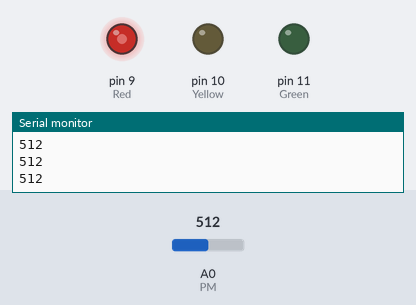
Recording of a sketch running on a simulated Arduino Uno, built with avr-gcc and run on an emulated ATmega328P. On the bench: output pins drawn as LEDs (lit = HIGH), the last lines printed to the serial monitor. The test bench sets the inputs (shaded band); at power-on: A0 (PM) = 512.

Above: at 1.3 s.
1.4 s: A0 (PM) set to 710
At 2.6 s:
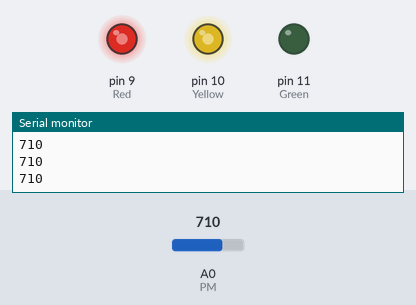
3.5 s: A0 (PM) set to 690
At 5.2 s:
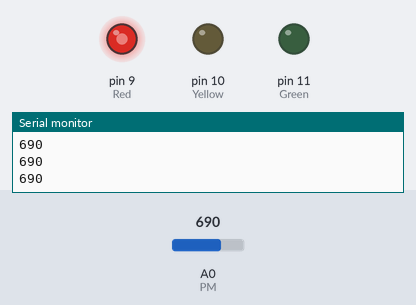
5.5 s: A0 (PM) set to 900
At 6.9 s:
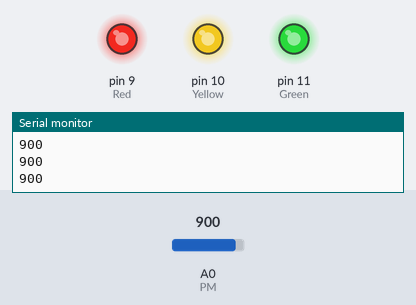
Timing chart, 0 to 8.5 s (numbered marks = the images above; inputs shaded):
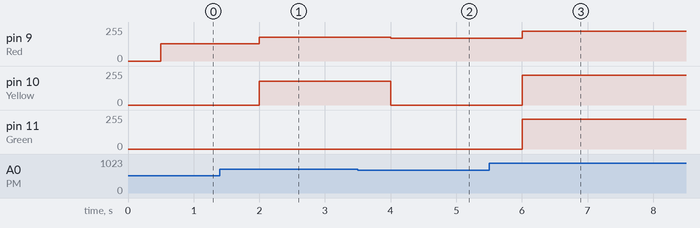

Measured:
- after the input at 1.4 s, pin 9 (Red): 128/255 → 177/255 after 0.60 s; pin 10 (Yellow): 0/255 → 177/255 after 0.60 s
- after the input at 3.5 s, pin 9 (Red): 177/255 → 172/255 after 0.50 s; pin 10 (Yellow): 177/255 → 0/255 after 0.50 s
- after the input at 5.5 s, pin 9 (Red): 172/255 → 225/255 after 0.50 s; pin 10 (Yellow), pin 11 (Green): 0/255 → 225/255 after 0.50 s

The sketch:

PotentioMeter.ino
```cpp
/*
 * 가변저항값 읽어오기
 */

int PM = A0; //가변저항
int Yellow = 10;
int Red = 9;
int Green = 11;
void setup() {
  pinMode(PM, INPUT);
  pinMode(Yellow, OUTPUT);
  pinMode(Red, OUTPUT);
  pinMode(Green, OUTPUT);
  Serial.begin(9600);
}

void loop() {
  int value = analogRead(PM);
  Serial.println(value);
  delay(500);

  if(value<400 && value>=0)
  {
    analogWrite(Red,0);
    analogWrite(Yellow,0);
    analogWrite(Green,0);
  }
  else if(value>=400 && value<700)
  {
    analogWrite(Red,value/4);
    analogWrite(Yellow,0);
    analogWrite(Green,0);
  }
  else if(value>=700 && value<900)
  {
    analogWrite(Red,value/4);
    analogWrite(Yellow,value/4);
    analogWrite(Green,0);
  }
  else if(value>=900 && value<1024)
  {
    analogWrite(Red,value/4);
    analogWrite(Yellow,value/4);
    analogWrite(Green,value/4);
    delay(20);
  }

}
```
